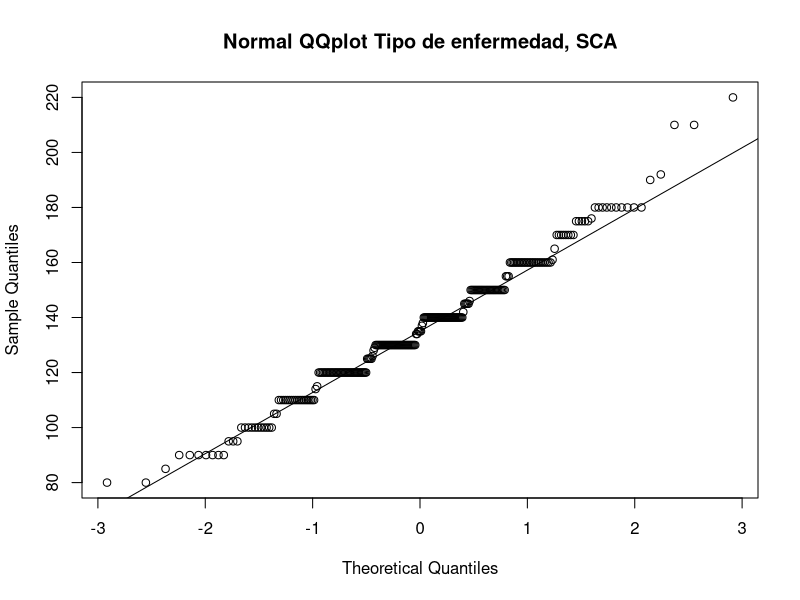
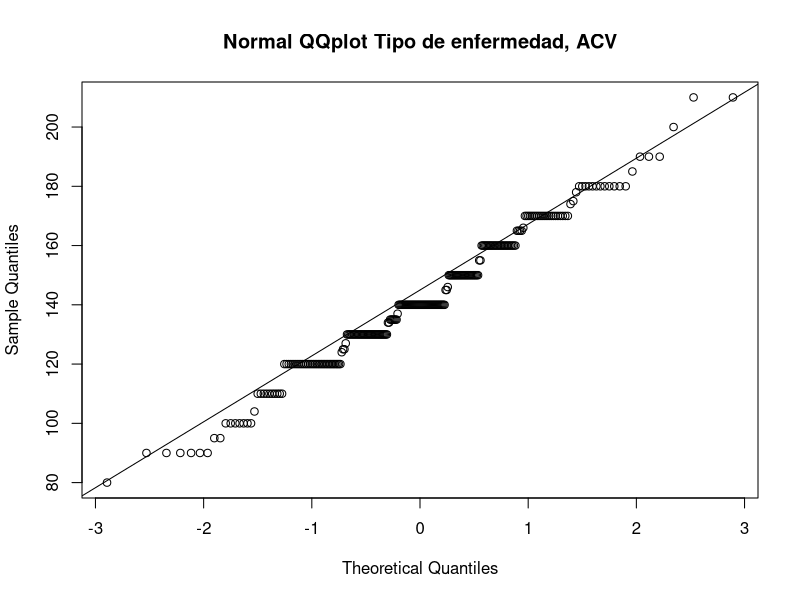
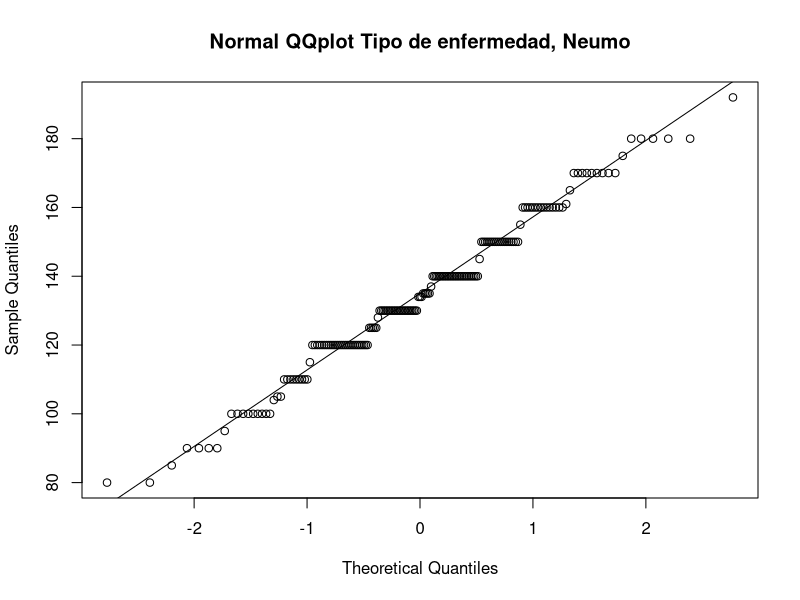
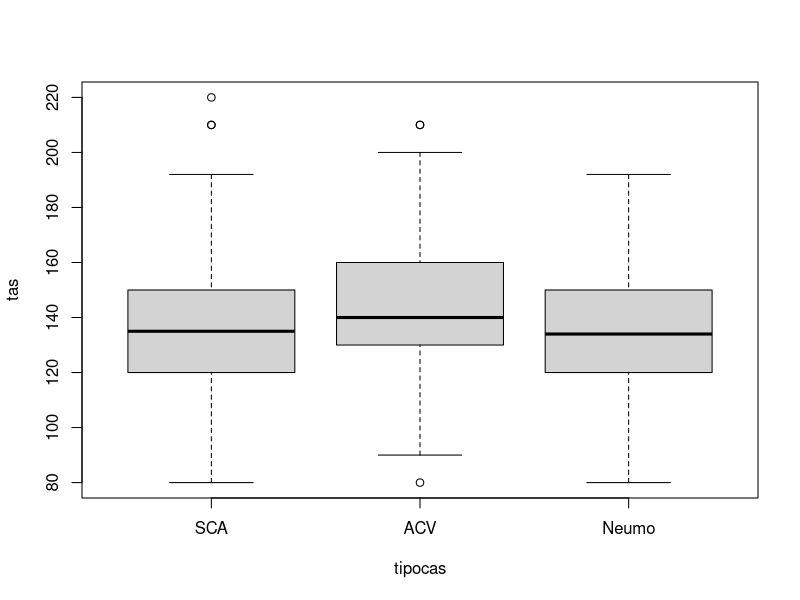
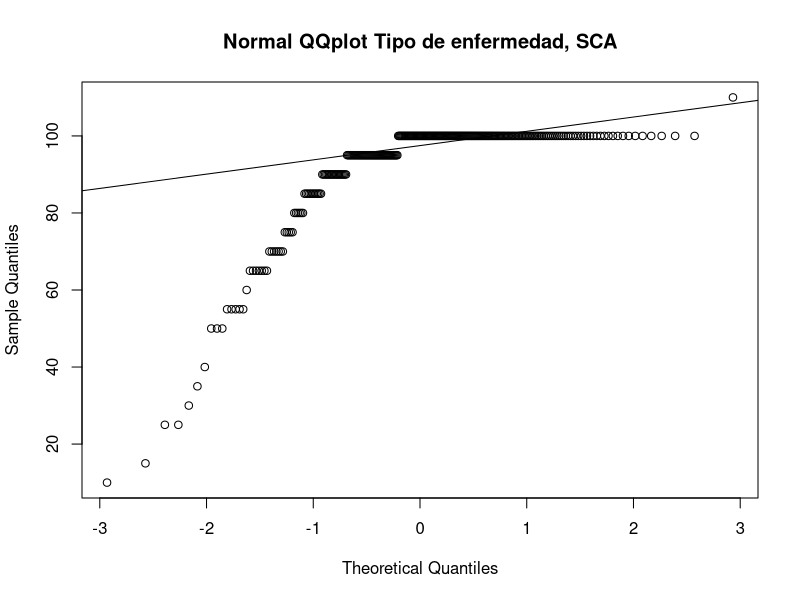
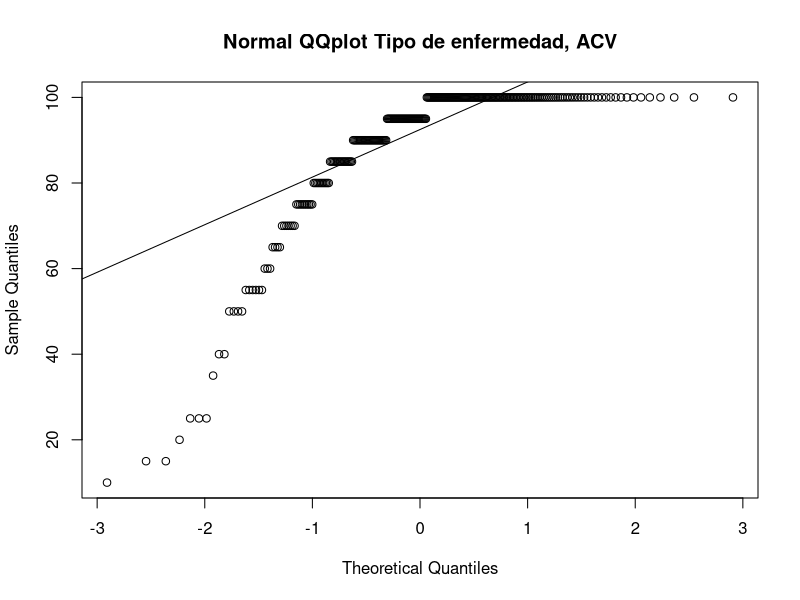
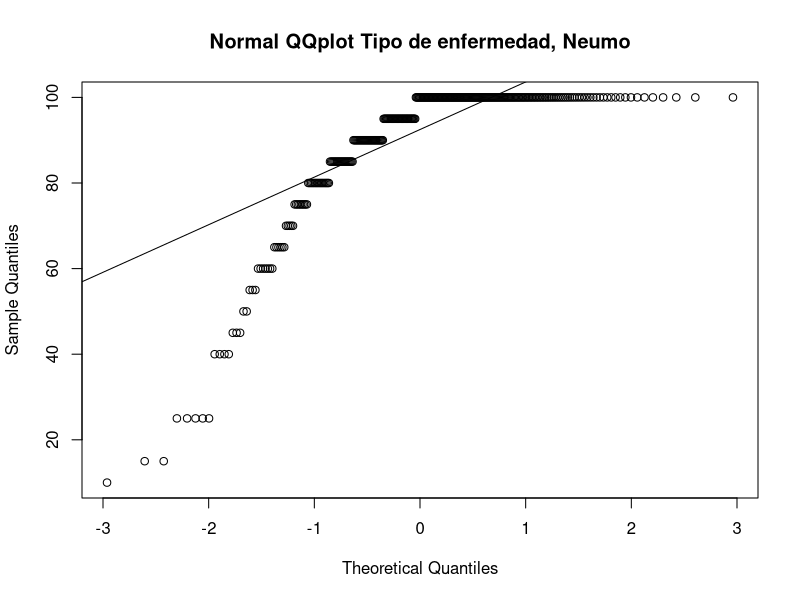
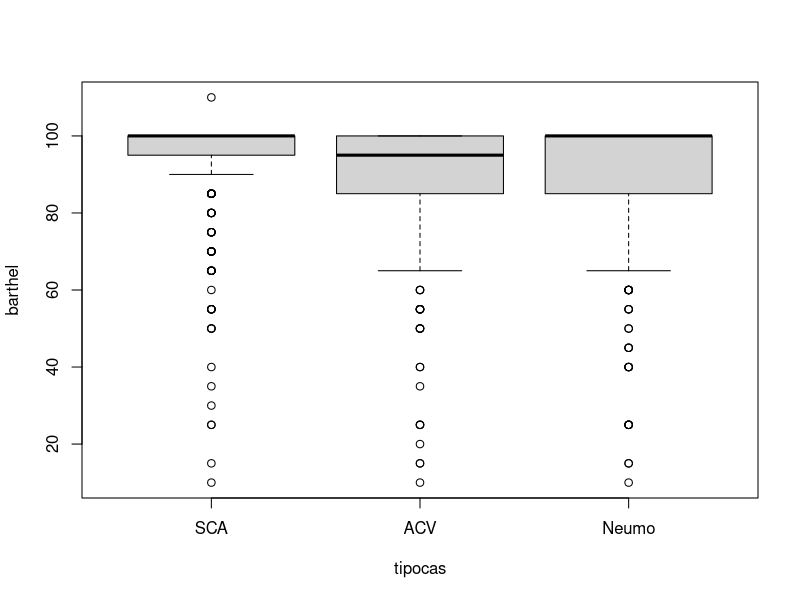

Source code (R) for these figures, in order:
## ---- chunk 1
knitr::opts_chunk$set(echo = TRUE)
## ---- chunk 2
# Función para cargar todos los paquetes necesarios
LoadLibraries <- function() {
  myLibraries <- c("foreign")
  invisible(lapply(myLibraries, library, character.only = TRUE))
}

LoadLibraries()
## ---- chunk 3
(set.seed(99991)) # Sustituye ###### por un número

dades <- as.data.frame(read.dta("data_admission.dta"))

dades900 <- dades[sample(1:nrow(dades),900,replace=FALSE),]

## ---- chunk 4
summary(dades900)
## ---- chunk 5
#cardiopatía previa y tipo de enfermedad
dfcardio <- with(dades900, table(dades900$cardiopatia, dades900$tipocas))
addmargins(dfcardio)
prop.table(dfcardio,1)
## ---- chunk 6
#diabetes y tipo de enfermedad
dfdiabetes <- with(dades900, table(dades900$diabetes, dades900$tipocas))
addmargins((dfdiabetes))
prop.table(dfdiabetes,1)
## ---- chunk 7
chisq.test(dfcardio)
chisq.test(dfdiabetes)
## ---- chunk 8
#Tensión arterial
shapiro.test(dades900$tas)

#Score de Barthel
shapiro.test(dades900$barthel)
## ---- chunk 9

with(dades900, qqnorm(tas[tipocas== "SCA"], main= "Normal QQplot Tipo de enfermedad, SCA"))
with(dades900, qqline(tas[tipocas=="SCA"]))

with(dades900, qqnorm(tas[tipocas== "ACV"], main= "Normal QQplot Tipo de enfermedad, ACV"))
with(dades900, qqline(tas[tipocas=="ACV"]))

with(dades900, qqnorm(tas[tipocas== "Neumo"], main= "Normal QQplot Tipo de enfermedad, Neumo"))
with(dades900, qqline(tas[tipocas=="Neumo"]))
## ---- chunk 10
with(dades900, boxplot(tas~tipocas))

## ---- chunk 11
with(dades900, shapiro.test(tas[tipocas=="SCA"]))
with(dades900, shapiro.test(tas[tipocas=="ACV"]))
with(dades900, shapiro.test(tas[tipocas=="Neumo"]))
## ---- chunk 12
with(dades900, kruskal.test(tas~tipocas))
## ---- chunk 13

with(dades900, qqnorm(barthel[tipocas== "SCA"], main= "Normal QQplot Tipo de enfermedad, SCA"))
with(dades900, qqline(barthel[tipocas=="SCA"]))

with(dades900, qqnorm(barthel[tipocas== "ACV"], main= "Normal QQplot Tipo de enfermedad, ACV"))
with(dades900, qqline(barthel[tipocas=="ACV"]))

with(dades900, qqnorm(barthel[tipocas== "Neumo"], main= "Normal QQplot Tipo de enfermedad, Neumo"))
with(dades900, qqline(barthel[tipocas=="Neumo"]))
## ---- chunk 14
with(dades900, boxplot(barthel~tipocas))
## ---- chunk 15
with(dades900, kruskal.test(barthel~tipocas))
